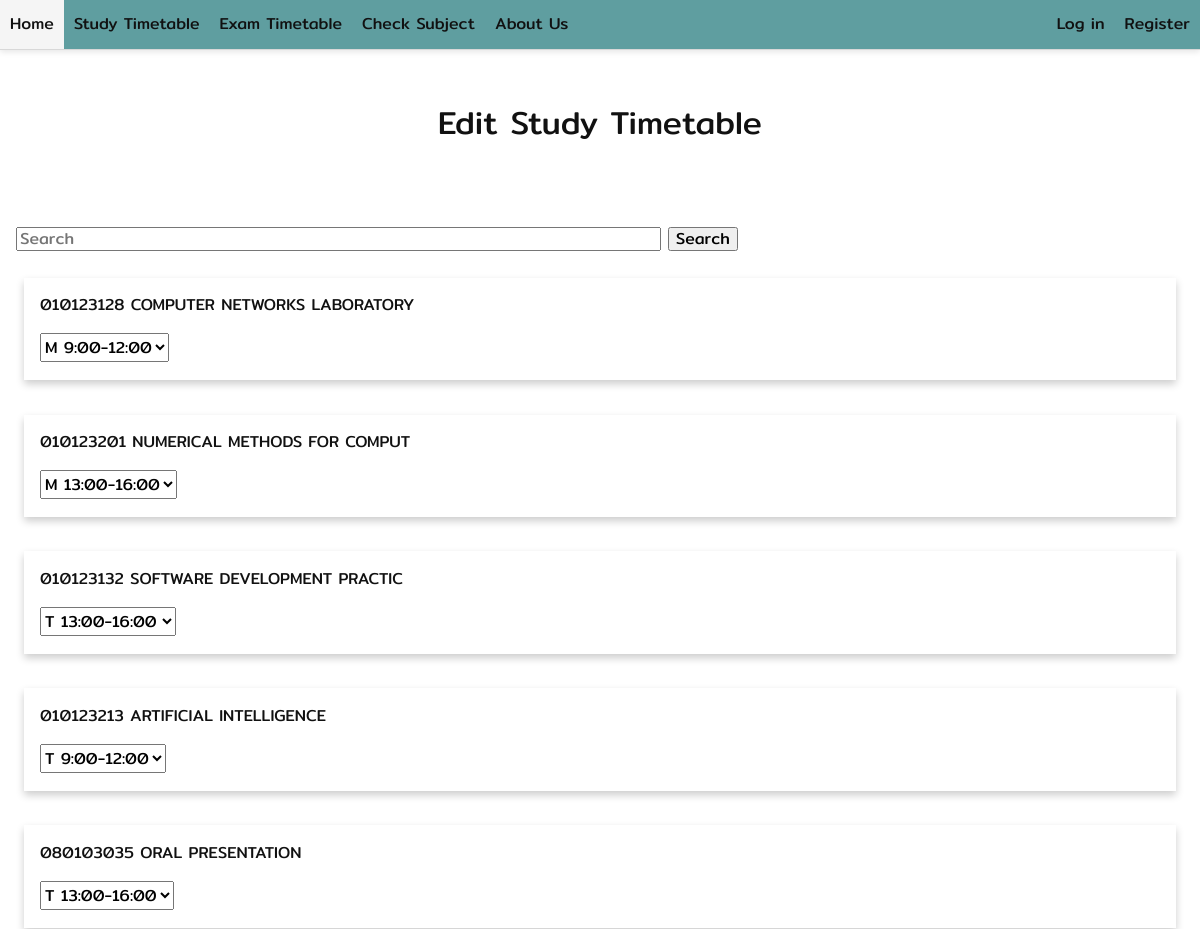
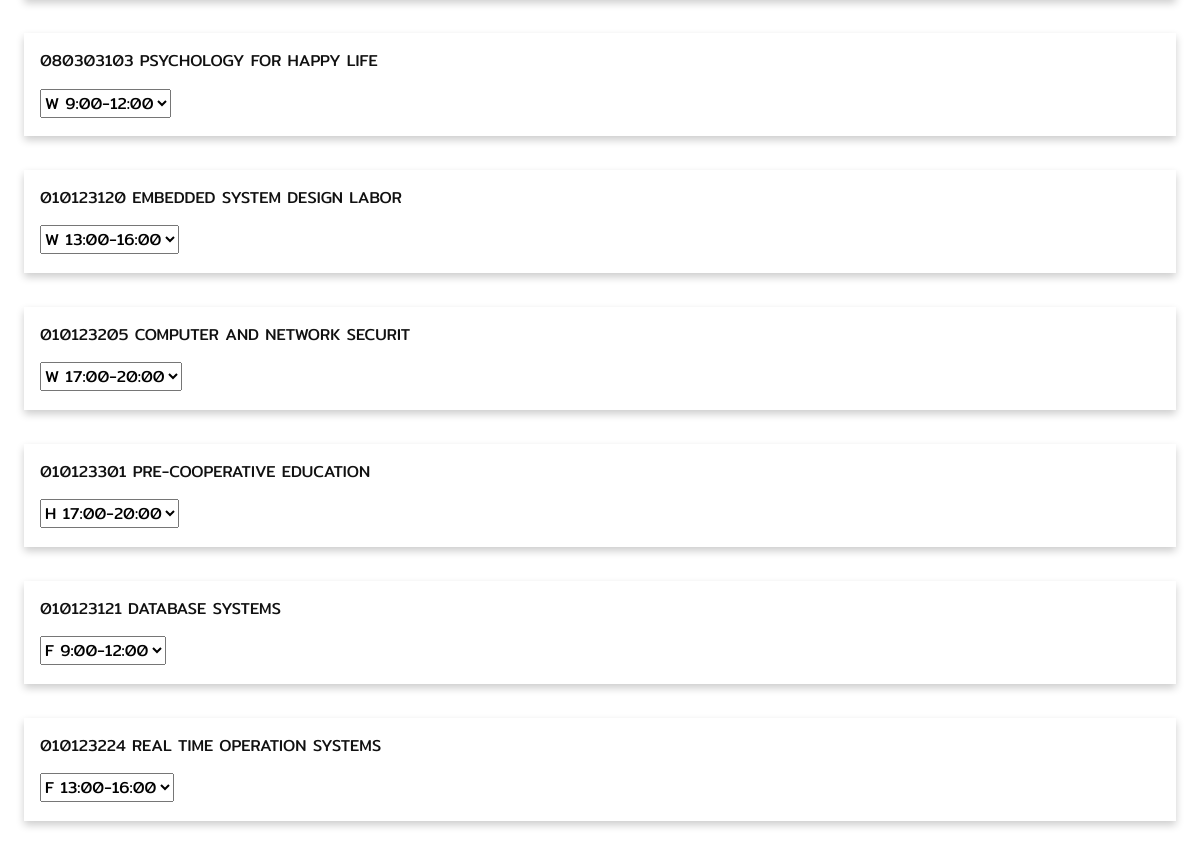
The page /help/settingtimetable on the database its author committed (2 pictures, top to bottom).
### helpApp/models.py (models this page shows, shortened)
class Subject(models.Model):
    subject_ID = models.CharField(max_length=200)
    name = models.CharField(max_length=200)
    mid_term = models.DateTimeField('mid term', null=True,blank=True)
    final = models.DateTimeField('final', null=True,blank=True)

### helpApp/views.py (the view)
# urls.py: path('settingtimetable', views.settingtable, name='table'),
def settingtable(request):
    if 'search-subject' in request.GET:
        q = request.GET.get('search-subject')
        multi_q = Q(Q(subject_ID__icontains=q) | Q(name__icontains=q))
        subject = Subject.objects.filter(multi_q)
    else:
        subject = Subject.objects.all()
    return render(request, 'helpApp/settingtable.html', {'subject':subject})

### helpApp/templates/helpApp/settingtable.html (shortened to what this page needs)
{% extends 'generalApp/components/base.html' %}
{% block content %}
<div class="header-section">
    <h1>Edit Study Timetable</h1>
</div>
<div class="content-section">
    <div class="content-container">
        <form>
            <input type="search" size="65" name='search-subject' placeholder="Search">
            <button type="submit">Search</button>
            <br>
        </form>
        <br>
        {% for subject in subject %}
        <div class="cardd">
            <div class="container-about">
                <br>
                <a class="button-link" >{{ subject.subject_ID}} {{ subject.name }}</a>
                <br>
                <br>
                <select name="section">
                    {% for section in subject.section_set.all %}
                    <option value="{{ section.sec_num }}">{{ section.day }} {{ section.time }}</option>
                    {% endfor %}
                </select>
                <br>
                <br>
            </div>
        </div>
        <br>
        {% endfor %}
    </div>
</div>
{% endblock %}

### generalApp/static/generalApp/main.css (style rules this page uses)
html { color: #333333; font-family: 'Mitr', 'sans-serif'; font-weight: 300; }
h1, h2, h3, h4, h5, h6 { color: #111111; font-weight: 400; line-height: 1.4; margin-top: 0px; margin-bottom: 16px; }
a { color: #111111; }
.content-section { padding: 16px; }
.content-container { max-width: 1200px; margin-left: auto; margin-right: auto; }
.button-link { text-decoration: none; font-weight: 400; }
.cardd { box-shadow: 0 4px 8px 0 rgba(0, 0, 0, 0.2); margin: 8px; }
.container-about { padding: 0 16px; }
.container-about::after, .row-about::after { content: ""; clear: both; display: table; }
.header-section { padding: 50px; text-align: center; }

### rows shown on the page
Subject: subject_ID "010123128", name "COMPUTER NETWORKS LABORATORY"
Subject: subject_ID "010123201", name "NUMERICAL METHODS FOR COMPUT"
Subject: subject_ID "010123132", name "SOFTWARE DEVELOPMENT PRACTIC"
Subject: subject_ID "010123213", name "ARTIFICIAL INTELLIGENCE"
Subject: subject_ID "080103035", name "ORAL PRESENTATION"
Subject: subject_ID "080303103", name "PSYCHOLOGY FOR HAPPY LIFE"
Subject: subject_ID "010123120", name "EMBEDDED SYSTEM DESIGN LABOR"
Subject: subject_ID "010123205", name "COMPUTER AND NETWORK SECURIT"
Subject: subject_ID "010123301", name "PRE-COOPERATIVE EDUCATION"
Subject: subject_ID "010123121", name "DATABASE SYSTEMS"
Subject: subject_ID "010123224", name "REAL TIME OPERATION SYSTEMS"

### other values the page prints
form field section "M 9:00-12:00"
form field section "M 13:00-16:00"
form field section "T 13:00-16:00"
form field section "T 9:00-12:00"
form field section "W 9:00-12:00"
form field section "W 13:00-16:00"
form field section "W 17:00-20:00"
form field section "H 17:00-20:00"
form field section "F 9:00-12:00"
form field section "F 13:00-16:00"
